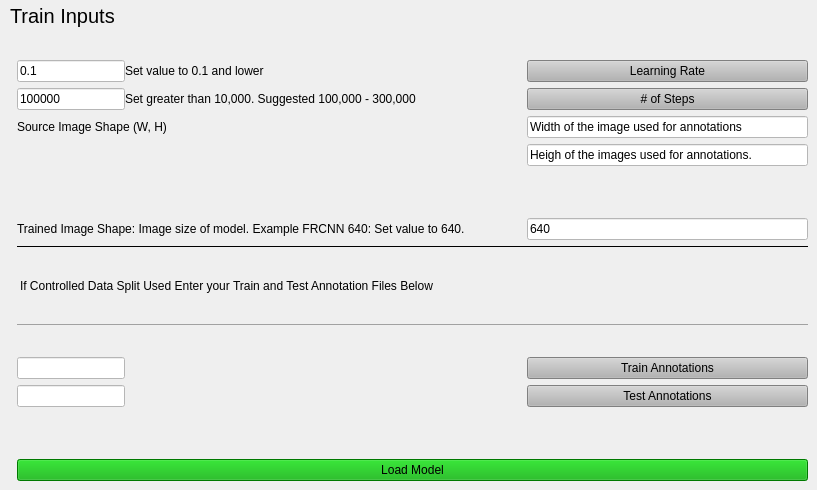
    <widget class="QWidget" name="train_page">
     <widget class="QLabel" name="label_5">
      <property name="geometry">
       <rect>
        <x>10</x>
        <y>0</y>
        <width>121</width>
        <height>31</height>
       </rect>
      </property>
      <property name="font">
       <font>
        <pointsize>15</pointsize>
       </font>
      </property>
      <property name="text">
       <string>Train Inputs</string>
      </property>
     </widget>
     <widget class="QWidget" name="formLayoutWidget">
      <property name="geometry">
       <rect>
        <x>17</x>
        <y>60</y>
        <width>791</width>
        <height>421</height>
       </rect>
      </property>
      <layout class="QFormLayout" name="formLayout_4">
       <property name="horizontalSpacing">
        <number>62</number>
       </property>
       <item row="3" column="0">
        <widget class="QLabel" name="label_24">
         <property name="text">
          <string>Source Image Shape (W, H)</string>
         </property>
        </widget>
       </item>
       <item row="3" column="1">
        <widget class="QLineEdit" name="source_img_width">
         <property name="styleSheet">
          <string notr="true">background-color: rgb(255, 255, 255);</string>
         </property>
         <property name="text">
          <string>Width of the image used for annotations</string>
         </property>
        </widget>
       </item>
       <item row="4" column="0">
        <spacer name="verticalSpacer_5">
         <property name="orientation">
          <enum>Qt::Vertical</enum>
         </property>
         <property name="sizeHint" stdset="0">
          <size>
           <width>20</width>
           <height>40</height>
          </size>
         </property>
        </spacer>
       </item>
       <item row="4" column="1">
        <widget class="QLineEdit" name="source_img_height">
         <property name="styleSheet">
          <string notr="true">background-color: rgb(255, 255, 255);</string>
         </property>
         <property name="text">
          <string>Heigh of the images used for annotations.</string>
         </property>
        </widget>
       </item>
       <item row="5" column="1">
        <widget class="Line" name="line_8">
         <property name="orientation">
          <enum>Qt::Vertical</enum>
         </property>
        </widget>
       </item>
       <item row="6" column="1">
        <spacer name="verticalSpacer_21">
         <property name="orientation">
          <enum>Qt::Vertical</enum>
         </property>
         <property name="sizeType">
          <enum>QSizePolicy::Fixed</enum>
         </property>
         <property name="sizeHint" stdset="0">
          <size>
           <width>20</width>
           <height>10</height>
          </size>
         </property>
        </spacer>
       </item>
       <item row="7" column="1">
        <widget class="Line" name="line_9">
         <property name="orientation">
          <enum>Qt::Vertical</enum>
         </property>
        </widget>
       </item>
       <item row="8" column="0">
        <widget class="QLabel" name="label_25">
         <property name="text">
          <string>Trained Image Shape: Image size of model. Example FRCNN 640: Set value to 640.</string>
         </property>
        </widget>
       </item>
       <item row="8" column="1">
        <widget class="QLineEdit" name="train_img_width">
         <property name="styleSheet">
          <string notr="true">background-color: rgb(255, 255, 255);</string>
         </property>
         <property name="text">
          <string>640</string>
         </property>
        </widget>
       </item>
       <item row="9" column="0" colspan="2">
        <widget class="QLabel" name="label">
         <property name="sizePolicy">
          <sizepolicy hsizetype="Preferred" vsizetype="Preferred">
           <horstretch>0</horstretch>
           <verstretch>1</verstretch>
          </sizepolicy>
         </property>
         <property name="minimumSize">
          <size>
           <width>0</width>
           <height>40</height>
          </size>
         </property>
         <property name="font">
          <font>
           <pointsize>9</pointsize>
          </font>
         </property>
         <property name="styleSheet">
          <string notr="true">border-top: 1px solid black;
border-bottom: 1px solid rgb(161, 161, 161);</string>
         </property>
         <property name="text">
          <string>If Controlled Data Split Used Enter your Train and Test Annotation Files Below</string>
         </property>
        </widget>
       </item>
       <item row="11" column="0">
        <spacer name="verticalSpacer_6">
         <property name="orientation">
          <enum>Qt::Vertical</enum>
         </property>
         <property name="sizeHint" stdset="0">
          <size>
           <width>20</width>
           <height>20</height>
          </size>
         </property>
        </spacer>
       </item>
       <item row="12" column="0">
        <widget class="QLineEdit" name="train_annot">
         <property name="styleSheet">
          <string notr="true">background-color: rgb(255, 255, 255);</string>
         </property>
        </widget>
       </item>
       <item row="12" column="1">
        <widget class="QPushButton" name="train_annot_btn">
         <property name="toolTip">
          <string>&lt;html&gt;&lt;head/&gt;&lt;body&gt;&lt;p&gt;OPTIONAL: Fill if using controlled data splitting&lt;/p&gt;&lt;/body&gt;&lt;/html&gt;</string>
         </property>
         <property name="styleSheet">
          <string notr="true">background-color: rgb(179, 179, 179)</string>
         </property>
         <property name="text">
          <string>Train Annotations</string>
         </property>
        </widget>
       </item>
       <item row="13" column="0">
        <widget class="QLineEdit" name="test_annot">
         <property name="styleSheet">
          <string notr="true">background-color: rgb(255, 255, 255);</string>
         </property>
        </widget>
       </item>
       <item row="13" column="1">
        <widget class="QPushButton" name="Test_annot_btn">
         <property name="toolTip">
          <string>&lt;html&gt;&lt;head/&gt;&lt;body&gt;&lt;p&gt;OPTIONAL: Fill if using controlled data splitting&lt;/p&gt;&lt;/body&gt;&lt;/html&gt;</string>
         </property>
         <property name="styleSheet">
          <string notr="true">background-color: rgb(179, 179, 179)</string>
         </property>
         <property name="text">
          <string>Test Annotations</string>
         </property>
        </widget>
       </item>
       <item row="14" column="0">
        <spacer name="verticalSpacer_9">
         <property name="orientation">
          <enum>Qt::Vertical</enum>
         </property>
         <property name="sizeHint" stdset="0">
          <size>
           <width>20</width>
           <height>40</height>
          </size>
         </property>
        </spacer>
       </item>
       <item row="15" column="0" colspan="2">
        <widget class="QPushButton" name="load_model_btn">
         <property name="sizePolicy">
          <sizepolicy hsizetype="Expanding" vsizetype="Fixed">
           <horstretch>2</horstretch>
           <verstretch>0</verstretch>
          </sizepolicy>
         </property>
         <property name="minimumSize">
          <size>
           <width>0</width>
           <height>0</height>
          </size>
         </property>
         <property name="styleSheet">
          <string notr="true">background-color: rgb(0, 170, 0);</string>
         </property>
         <property name="text">
          <string>Load Model</string>
         </property>
         <property name="iconSize">
          <size>
           <width>16</width>
           <height>16</height>
          </size>
         </property>
        </widget>
       </item>
       <item row="0" column="0">
        <layout class="QHBoxLayout" name="horizontalLayout_12">
         <item>
          <widget class="QLineEdit" name="LearningRate">
           <property name="styleSheet">
            <string notr="true">background-color:rgb(255, 255, 255)</string>
           </property>
           <property name="text">
            <string>0.1</string>
           </property>
          </widget>
         </item>
         <item>
          <widget class="QLabel" name="label_33">
           <property name="text">
            <string>Set value to 0.1 and lower</string>
           </property>
          </widget>
         </item>
        </layout>
       </item>
       <item row="0" column="1">
        <widget class="QPushButton" name="learning_rate_button">
         <property name="toolTip">
          <string>&lt;html&gt;&lt;head/&gt;&lt;body&gt;&lt;p&gt;Default 0.1. Use values between 1-0.001&lt;/p&gt;&lt;/body&gt;&lt;/html&gt;</string>
         </property>
         <property name="styleSheet">
          <string notr="true">background-color: rgb(179, 179, 179)</string>
         </property>
         <property name="text">
          <string>Learning Rate</string>
         </property>
        </widget>
       </item>
       <item row="1" column="0">
        <layout class="QHBoxLayout" name="horizontalLayout_13">
         <item>
          <widget class="QLineEdit" name="steps">
           <property name="styleSheet">
            <string notr="true">background-color: rgb(255, 255, 255);</string>
           </property>
           <property name="text">
            <string>100000</string>
           </property>
          </widget>
         </item>
         <item>
          <widget class="QLabel" name="label_34">
           <property name="text">
            <string>Set greater than 10,000. Suggested 100,000 - 300,000</string>
           </property>
          </widget>
         </item>
        </layout>
       </item>
       <item row="1" column="1">
        <widget class="QPushButton" name="steps_btn">
         <property name="toolTip">
          <string>&lt;html&gt;&lt;head/&gt;&lt;body&gt;&lt;p&gt;Set to 100,000+ to ensure convergance&lt;/p&gt;&lt;/body&gt;&lt;/html&gt;</string>
         </property>
         <property name="styleSheet">
          <string notr="true">background-color: rgb(179, 179, 179)</string>
         </property>
         <property name="text">
          <string># of Steps</string>
         </property>
        </widget>
       </item>
      </layout>
     </widget>
    </widget>
